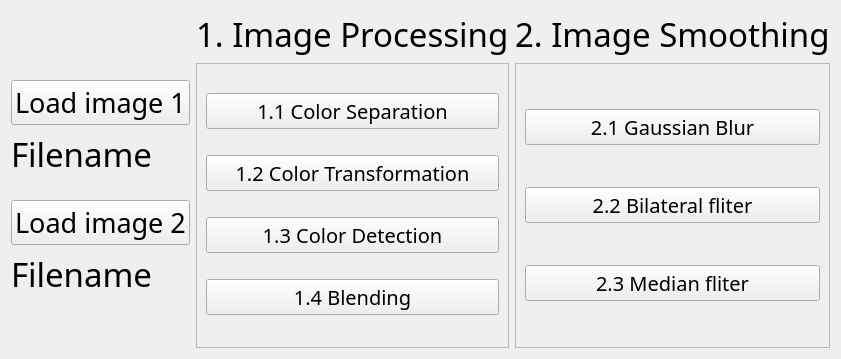
<?xml version="1.0" encoding="UTF-8"?>
<ui version="4.0">
 <class>Form</class>
 <widget class="QWidget" name="Form">
  <property name="geometry">
   <rect>
    <x>0</x>
    <y>0</y>
    <width>731</width>
    <height>359</height>
   </rect>
  </property>
  <property name="font">
   <font>
    <family>.New York</family>
    <pointsize>15</pointsize>
   </font>
  </property>
  <property name="windowTitle">
   <string>2022 Opencvdl Hw1</string>
  </property>
  <layout class="QGridLayout" name="gridLayout">
   <item row="1" column="2" rowspan="9">
    <widget class="QFrame" name="frame">
     <property name="frameShape">
      <enum>QFrame::StyledPanel</enum>
     </property>
     <property name="frameShadow">
      <enum>QFrame::Raised</enum>
     </property>
     <layout class="QVBoxLayout" name="verticalLayout_2">
      <item>
       <widget class="QPushButton" name="Button_separation">
        <property name="font">
         <font>
          <family>.New York</family>
         </font>
        </property>
        <property name="text">
         <string>1.1 Color Separation</string>
        </property>
       </widget>
      </item>
      <item>
       <widget class="QPushButton" name="Button_transformation">
        <property name="font">
         <font>
          <family>.New York</family>
         </font>
        </property>
        <property name="text">
         <string>1.2 Color Transformation</string>
        </property>
       </widget>
      </item>
      <item>
       <widget class="QPushButton" name="Button_Detection">
        <property name="font">
         <font>
          <family>.New York</family>
         </font>
        </property>
        <property name="text">
         <string>1.3 Color Detection</string>
        </property>
       </widget>
      </item>
      <item>
       <widget class="QPushButton" name="Button_Blend">
        <property name="font">
         <font>
          <family>.New York</family>
         </font>
        </property>
        <property name="text">
         <string>1.4 Blending</string>
        </property>
       </widget>
      </item>
     </layout>
    </widget>
   </item>
   <item row="1" column="3" rowspan="9">
    <widget class="QFrame" name="frame_2">
     <property name="frameShape">
      <enum>QFrame::StyledPanel</enum>
     </property>
     <property name="frameShadow">
      <enum>QFrame::Raised</enum>
     </property>
     <layout class="QVBoxLayout" name="verticalLayout_3">
      <item>
       <widget class="QPushButton" name="Button_Gaussian">
        <property name="font">
         <font>
          <family>.New York</family>
         </font>
        </property>
        <property name="text">
         <string>2.1 Gaussian Blur</string>
        </property>
       </widget>
      </item>
      <item>
       <widget class="QPushButton" name="Button_Bilateral">
        <property name="font">
         <font>
          <family>.New York</family>
         </font>
        </property>
        <property name="text">
         <string>2.2 Bilateral fliter</string>
        </property>
       </widget>
      </item>
      <item>
       <widget class="QPushButton" name="Button_Median">
        <property name="font">
         <font>
          <family>.New York</family>
         </font>
        </property>
        <property name="text">
         <string>2.3 Median fliter</string>
        </property>
       </widget>
      </item>
     </layout>
    </widget>
   </item>
   <item row="0" column="3">
    <widget class="QLabel" name="label_4">
     <property name="font">
      <font>
       <family>.New York</family>
       <pointsize>25</pointsize>
      </font>
     </property>
     <property name="text">
      <string>2. Image Smoothing</string>
     </property>
    </widget>
   </item>
   <item row="0" column="2">
    <widget class="QLabel" name="label_3">
     <property name="font">
      <font>
       <family>.New York</family>
       <pointsize>25</pointsize>
      </font>
     </property>
     <property name="text">
      <string>1. Image Processing</string>
     </property>
    </widget>
   </item>
   <item row="3" column="0">
    <widget class="QLabel" name="label">
     <property name="font">
      <font>
       <family>.New York</family>
       <pointsize>25</pointsize>
      </font>
     </property>
     <property name="text">
      <string>Filename</string>
     </property>
    </widget>
   </item>
   <item row="2" column="0">
    <widget class="QPushButton" name="pushButton">
     <property name="font">
      <font>
       <family>.New York</family>
       <pointsize>20</pointsize>
      </font>
     </property>
     <property name="text">
      <string>Load image 1</string>
     </property>
    </widget>
   </item>
   <item row="5" column="0">
    <widget class="QPushButton" name="pushButton_2">
     <property name="font">
      <font>
       <family>.New York</family>
       <pointsize>20</pointsize>
      </font>
     </property>
     <property name="text">
      <string>Load image 2</string>
     </property>
    </widget>
   </item>
   <item row="6" column="0">
    <widget class="QLabel" name="label_2">
     <property name="font">
      <font>
       <family>.New York</family>
       <pointsize>25</pointsize>
      </font>
     </property>
     <property name="text">
      <string>Filename</string>
     </property>
    </widget>
   </item>
  </layout>
 </widget>
 <resources/>
 <connections/>
</ui>
